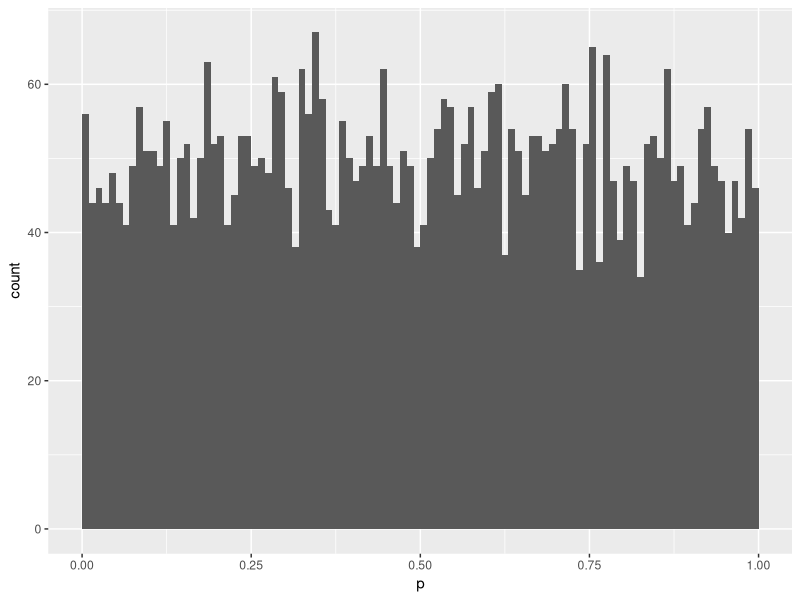
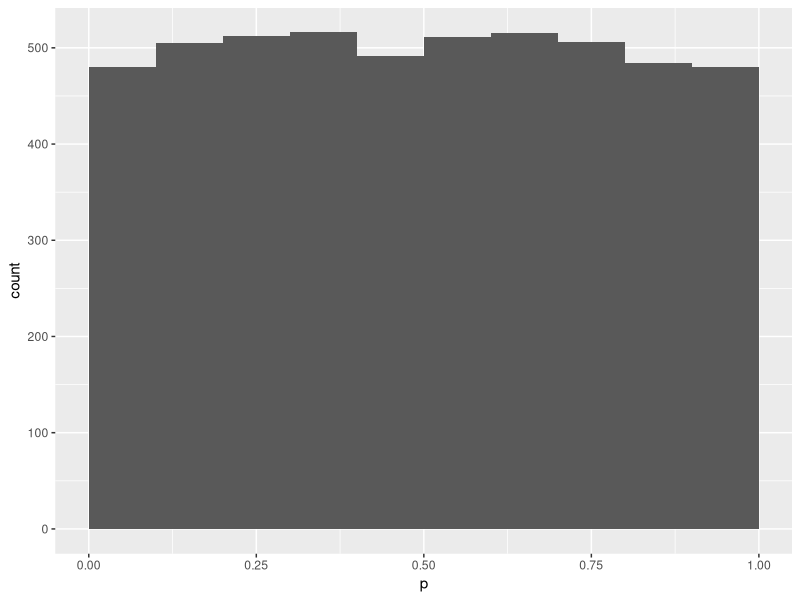
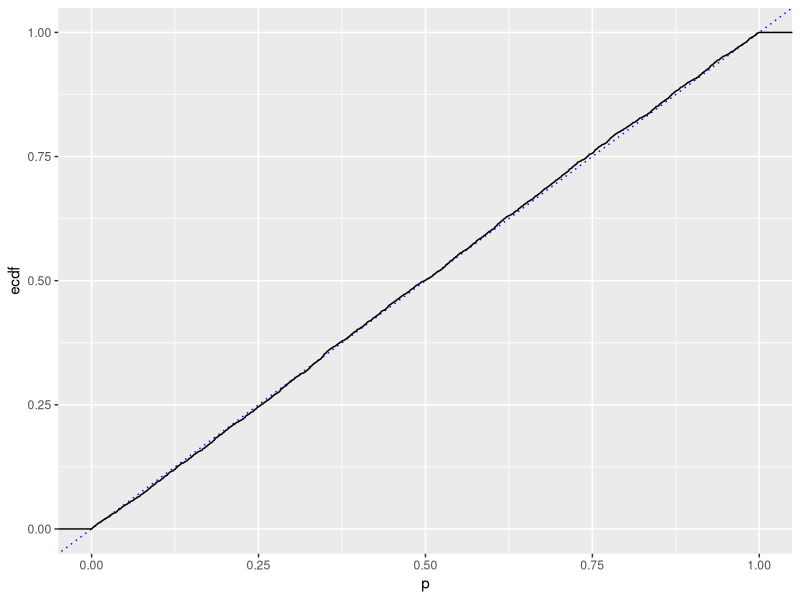

Recreate these plots in R, in order.
library("tidyverse")

mean_NT<-1.2
sigma_NT<-0.25
N_b<-5000


tbl2<-tibble( experiment_id=character(),p=numeric(), type=character())
for( i in 1:N_b)
{
  od_NT1<-rnorm(6,mean = mean_NT, sd = sigma_NT)
  od_NT2<-rnorm(6,mean = mean_NT, sd = sigma_NT)
  
  result_of_t_test<-t.test(od_NT1,od_NT2,alternative = "less")
  tbl2<-tbl2 %>% add_row(experiment_id=sprintf("exp_%03i",i),p=result_of_t_test$p.value, type="NT-NT" )
}

tbl2 %>% ggplot(aes(x=p))+geom_histogram(breaks=seq(from=0, to=1, by = 0.01))
tbl2 %>% ggplot(aes(x=p))+geom_histogram(breaks=seq(from=0, to=1, by = 0.1))


tbl2 %>%  ggplot(aes(x=p)) +geom_abline(color="blue", linetype="dotted")+stat_ecdf()

mean(tbl2$p<0.05) # ennek elég pontosan 0.05 nek kéne lenni. Miért lesz kb 0.045 ?
